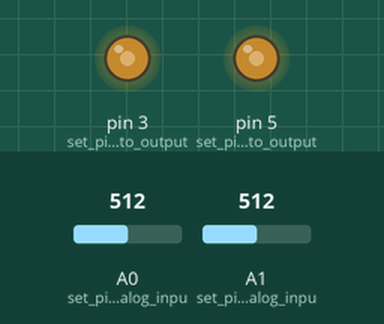
The sketch below on a simulated Arduino Uno, built with avr-gcc and run on an emulated ATmega328P. On the bench: output pins drawn as LEDs (lit = HIGH). The inputs (shaded band) are chosen by the test bench; at power-on: A0 (set_pin_A0_to_analog_inpu) = 512, A1 (set_pin_A1_to_analog_inpu) = 512.

Above: at 1.2 s.
1.3 s: A0 (set_pin_A0_to_analog_inpu) set to 716
At 1.9 s:
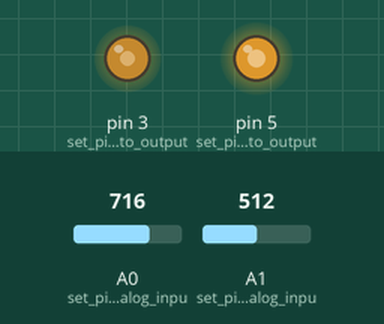
2.8 s: A1 (set_pin_A1_to_analog_inpu) set to 716
At 4.0 s:
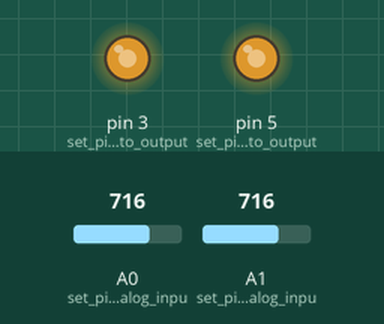
4.3 s: A0 (set_pin_A0_to_analog_inpu) set to 900
At 5.4 s:
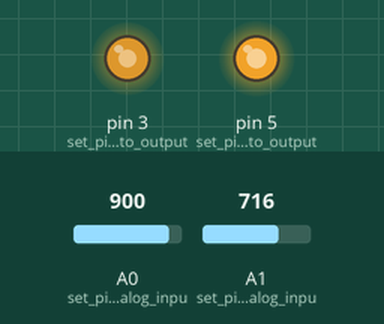
5.8 s: A1 (set_pin_A1_to_analog_inpu) set to 900
At 6.5 s:
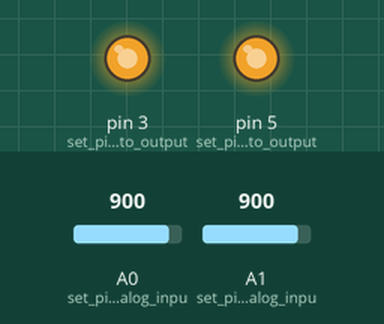
7.3 s: A0 (set_pin_A0_to_analog_inpu) set to 511
At 7.7 s:
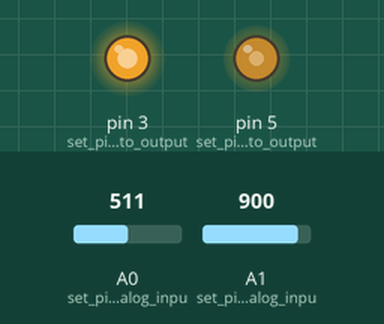
8.8 s: A1 (set_pin_A1_to_analog_inpu) set to 122
At 10.0 s:
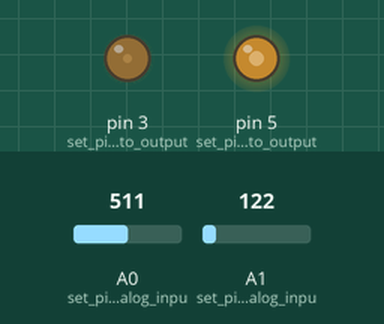
Timing chart, 0 to 11.3 s (numbered marks = the images above; inputs shaded):
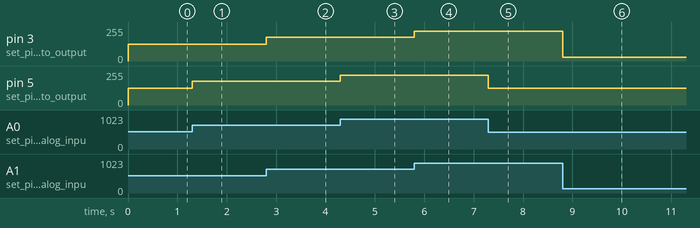

Measured:
- after the input at 1.3 s, pin 5 (set_pin_5_to_output): 127/255 → 178/255 at once
- after the input at 2.8 s, pin 3 (set_pin_3_to_output): 127/255 → 178/255 at once
- after the input at 4.3 s, pin 5 (set_pin_5_to_output): 178/255 → 224/255 at once
- after the input at 5.8 s, pin 3 (set_pin_3_to_output): 178/255 → 224/255 at once
- after the input at 7.3 s, pin 5 (set_pin_5_to_output): 224/255 → 127/255 at once
- after the input at 8.8 s, pin 3 (set_pin_3_to_output): 224/255 → 30/255 at once

The sketch:

ARDUINO_transparent_potentiometer_sketch.ino
```cpp
// simple project using Arduino UNO R3 and two transparent potentiometers with LEDs below them
// turning the potentiometers will set the brightness of the LEDs

// created by upir, 2024
// youtube channel: https://www.youtube.com/upir_upir

// YOUTUBE video: https://youtu.be/Q3iCfZVcUjU
// SOURCE files: https://github.com/upiir/arduino_transparent_potentiometer
// WOKWI sketch: https://wokwi.com/projects/390977792543994881

// Links from the video:
// Arduino breadboard prototyping shield: https://s.click.aliexpress.com/e/_ApbCwx
// Arduino UNO R3: https://s.click.aliexpress.com/e/_AXDw1h
// Transparent potentiometer: https://www.banzaimusic.com/Alpha-Clear-Shaft-5k-lin.html
// Potentiometer adaptor PCB: https://www.banzaimusic.com/led-adaptor-pcb.html
// Rectangular knob: https://s.click.aliexpress.com/e/_DnPaHpF
// Small knob: https://s.click.aliexpress.com/e/_Dky3DIN
// Big knob: https://www.banzaimusic.com/eagle-knob-25mm-clear.html
// Chickenhead knob: https://s.click.aliexpress.com/e/_DETRw6h
// Another transparent knob: https://s.click.aliexpress.com/e/_DnPaHpF

// Pimp my Potentiometer video series:
// Part 1 - Pimp My Potentiometer! // https://youtu.be/tHL4RYGSvg4
// Part 2 - Pimp My Potentiometer (again) // https://youtu.be/sE3LSYoCqLQ
// Part 3 - Pimp my Potentiometer -CHEAPER// // https://youtu.be/Bot865qmdsM


void setup() {
  pinMode(3, OUTPUT); // set pin 3 to output (PWM is enabled on this pin)
  pinMode(5, OUTPUT); // set pin 5 to output (PWM is enabled on this pin)
  pinMode(A0, INPUT); // set pin A0 to analog input
  pinMode(A1, INPUT); // set pin A1 to analog input
}

void loop() {

  int pot_left_value = analogRead(A0); // read the potentiometer value - goes between 0-1023
  int pot_right_value = analogRead(A1); // read the potentiometer value - goes between 0-1023

  // set the brightness of the left LED based on the potentiometer value
  analogWrite(5, map(pot_left_value, 0, 1023, 0, 255));

  // set the brightness of the right LED based on the potentiometer value
  analogWrite(3, map(pot_right_value, 0, 1023, 0, 255));
}
```
